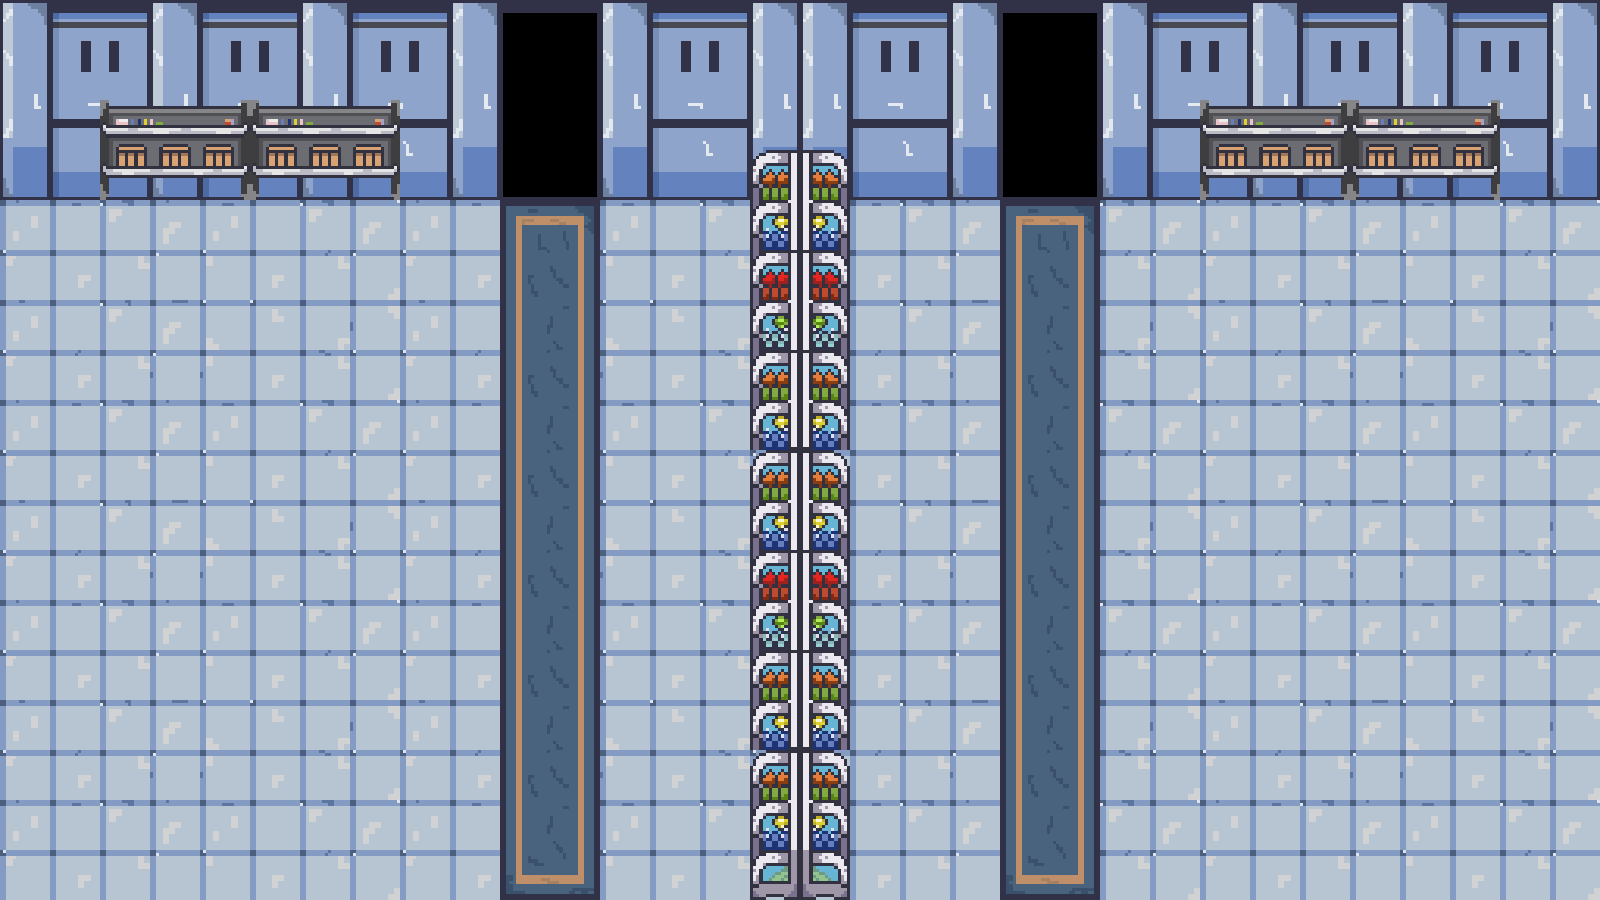

The image is a tile-based game level rendered from a .tmx file. Its description and complete source (layers, tilesets, objects, tile grids) follow:
An orthogonal 32x18 tile map with 50x50 px tiles, 2 tile layers (Kachelebene 1, Kachelebene 2), 2 tilesets.

<map version="1.5" tiledversion="1.5.0" orientation="orthogonal" renderorder="right-down" width="32" height="18" tilewidth="50" tileheight="50" infinite="0" nextlayerid="3" nextobjectid="1">
 <tileset firstgid="1" source="Tileset.tsx" />
 <tileset firstgid="6562" source="Tileset.tsx" />
 <layer id="1" name="Kachelebene 1" width="32" height="18">
  <data encoding="csv">
6570,6571,6572,6570,6571,6572,6570,6571,6572,6570,6571,6572,6570,6571,6572,6570,6570,6571,6572,6570,6571,6572,6570,6571,6572,6570,6571,6572,6570,6571,6572,6570,
6586,6587,6588,6586,6587,6588,6586,6587,6588,6586,6587,6588,6586,6587,6588,6586,6586,6587,6588,6586,6587,6588,6586,6587,6588,6586,6587,6588,6586,6587,6588,6586,
6602,6603,6604,6602,6603,6604,6602,6603,6604,6602,6603,6604,6602,6603,6604,6602,6602,6603,6604,6602,6603,6604,6602,6603,6604,6602,6603,6604,6602,6603,6604,6602,
6618,6619,6620,6618,6619,6620,6618,6619,6620,6618,6619,6620,6618,6619,6620,6618,6618,6619,6620,6618,6619,6620,6618,6619,6620,6618,6619,6620,6618,6619,6620,6618,
6562,6563,6564,6565,6566,6567,6568,6569,6562,6563,6564,6565,6566,6567,6568,6569,6562,6563,6564,6565,6566,6567,6568,6569,6562,6563,6564,6565,6566,6567,6568,6569,
6578,6579,6580,6581,6582,6583,6584,6585,6578,6579,6580,6581,6582,6583,6584,6585,6578,6579,6580,6581,6582,6583,6584,6585,6578,6579,6580,6581,6582,6583,6584,6585,
6594,6595,6596,6597,6598,6599,6600,6601,6594,6595,6596,6597,6598,6599,6600,6601,6594,6595,6596,6597,6598,6599,6600,6601,6594,6595,6596,6597,6598,6599,6600,6601,
6610,6611,6612,6613,6614,6615,6616,6617,6610,6611,6612,6613,6614,6615,6616,6617,6610,6611,6612,6613,6614,6615,6616,6617,6610,6611,6612,6613,6614,6615,6616,6617,
6562,6563,6564,6565,6566,6567,6568,6569,6562,6563,6564,6565,6566,6567,6568,6569,6562,6563,6564,6565,6566,6567,6568,6569,6562,6563,6564,6565,6566,6567,6568,6569,
6578,6579,6580,6581,6582,6583,6584,6585,6578,6579,6580,6581,6582,6583,6584,6585,6578,6579,6580,6581,6582,6583,6584,6585,6578,6579,6580,6581,6582,6583,6584,6585,
6594,6595,6596,6597,6598,6599,6600,6601,6594,6595,6596,6597,6598,6599,6600,6601,6594,6595,6596,6597,6598,6599,6600,6601,6594,6595,6596,6597,6598,6599,6600,6601,
6610,6611,6612,6613,6614,6615,6616,6617,6610,6611,6612,6613,6614,6615,6616,6617,6610,6611,6612,6613,6614,6615,6616,6617,6610,6611,6612,6613,6614,6615,6616,6617,
6562,6563,6564,6565,6566,6567,6568,6569,6562,6563,6564,6565,6566,6567,6568,6569,6562,6563,6564,6565,6566,6567,6568,6569,6562,6563,6564,6565,6566,6567,6568,6569,
6578,6579,6580,6581,6582,6583,6584,6585,6578,6579,6580,6581,6582,6583,6584,6585,6578,6579,6580,6581,6582,6583,6584,6585,6578,6579,6580,6581,6582,6583,6584,6585,
6594,6595,6596,6597,6598,6599,6600,6601,6594,6595,6596,6597,6598,6599,6600,6601,6594,6595,6596,6597,6598,6599,6600,6601,6594,6595,6596,6597,6598,6599,6600,6601,
6610,6611,6612,6613,6614,6615,6616,6617,6610,6611,6612,6613,6614,6615,6616,6617,6610,6611,6612,6613,6614,6615,6616,6617,6610,6611,6612,6613,6614,6615,6616,6617,
6562,6563,6564,6565,6566,6567,6568,6569,6562,6563,6564,6565,6566,6567,6568,6569,6562,6563,6564,6565,6566,6567,6568,6569,6562,6563,6564,6565,6566,6567,6568,6569,
6578,6579,6580,6581,6582,6583,6584,6585,6578,6579,6580,6581,6582,6583,6584,6585,6578,6579,6580,6581,6582,6583,6584,6585,6578,6579,6580,6581,6582,6583,6584,6585
</data>
 </layer>
 <layer id="2" name="Kachelebene 2" width="32" height="18">
  <data encoding="csv">
0,0,0,0,0,0,0,0,0,0,6573,6574,0,0,0,0,0,0,0,0,6573,6574,0,0,0,0,0,0,0,0,0,0,
0,0,0,0,0,0,0,0,0,0,6589,6590,0,0,0,0,0,0,0,0,6589,6590,0,0,0,0,0,0,0,0,0,0,
0,0,6630,6631,6632,6630,6631,6632,0,0,6589,6590,0,0,0,0,0,0,0,0,6589,6590,0,0,6630,6631,6632,6630,6631,6632,0,0,
0,0,6646,6647,6648,6646,6647,6648,0,0,6605,6606,0,0,0,6628,6629,0,0,0,6605,6606,0,0,6646,6647,6648,6646,6647,6648,0,0,
0,0,0,0,0,0,0,0,0,0,6626,6627,0,0,0,6644,6645,0,0,0,6626,6627,0,0,0,0,0,0,0,0,0,0,
0,0,0,0,0,0,0,0,0,0,6642,6643,0,0,0,6660,6661,0,0,0,6642,6643,0,0,0,0,0,0,0,0,0,0,
0,0,0,0,0,0,0,0,0,0,6658,6659,0,0,0,6676,6677,0,0,0,6658,6659,0,0,0,0,0,0,0,0,0,0,
0,0,0,0,0,0,0,0,0,0,6642,6643,0,0,0,6692,6693,0,0,0,6642,6643,0,0,0,0,0,0,0,0,0,0,
0,0,0,0,0,0,0,0,0,0,6658,6659,0,0,0,6708,6709,0,0,0,6658,6659,0,0,0,0,0,0,0,0,0,0,
0,0,0,0,0,0,0,0,0,0,6642,6643,0,0,0,6628,6629,0,0,0,6642,6643,0,0,0,0,0,0,0,0,0,0,
0,0,0,0,0,0,0,0,0,0,6658,6659,0,0,0,6644,6645,0,0,0,6658,6659,0,0,0,0,0,0,0,0,0,0,
0,0,0,0,0,0,0,0,0,0,6642,6643,0,0,0,6660,6661,0,0,0,6642,6643,0,0,0,0,0,0,0,0,0,0,
0,0,0,0,0,0,0,0,0,0,6658,6659,0,0,0,6676,6677,0,0,0,6658,6659,0,0,0,0,0,0,0,0,0,0,
0,0,0,0,0,0,0,0,0,0,6642,6643,0,0,0,6692,6693,0,0,0,6642,6643,0,0,0,0,0,0,0,0,0,0,
0,0,0,0,0,0,0,0,0,0,6658,6659,0,0,0,6708,6709,0,0,0,6658,6659,0,0,0,0,0,0,0,0,0,0,
0,0,0,0,0,0,0,0,0,0,6642,6643,0,0,0,6628,6629,0,0,0,6642,6643,0,0,0,0,0,0,0,0,0,0,
0,0,0,0,0,0,0,0,0,0,6658,6659,0,0,0,6644,6645,0,0,0,6658,6659,0,0,0,0,0,0,0,0,0,0,
0,0,0,0,0,0,0,0,0,0,6674,6675,0,0,0,6724,6725,0,0,0,6674,6675,0,0,0,0,0,0,0,0,0,0
</data>
 </layer>
</map>